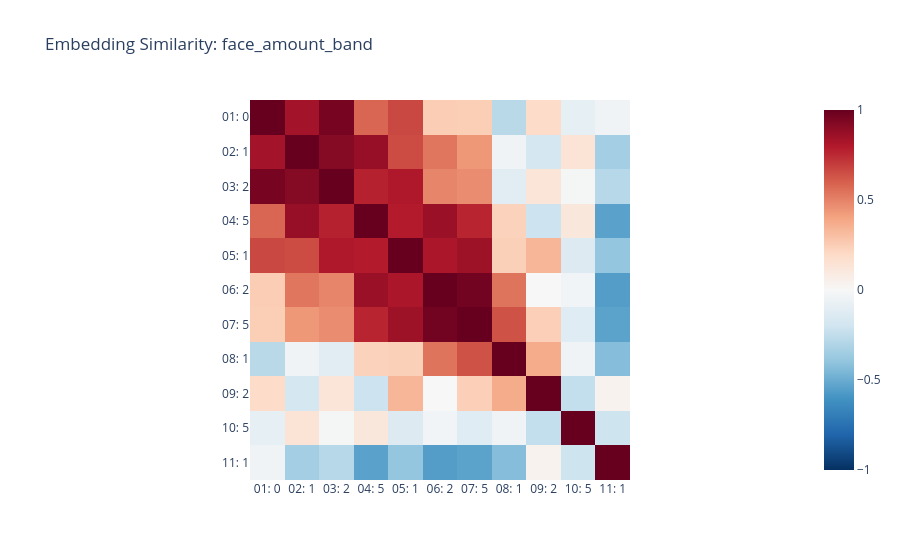

This figure's notebook cell:
### Markdown cell above
The relationships show that face amounts close to eachother are more similar to ones that are farther apart. The PCA analysis shows that the 5M+ face bands are the farthest apart from other face bands

### Code cell
model.embedding_plot_similarity("face_amount_band")

### Figure 1 — Plotly figure (JSON) as saved in the notebook; plotly's stock layout.template omitted (floating-point values rounded to 4 significant figures)
{"data": [{"coloraxis": "coloraxis", "hovertemplate": "x: %{x}<br>y: %{y}<br>color: %{z}<extra></extra>", "name": "0", "type": "heatmap", "x": ["01: 0 - 9,999", "02: 10,000 - 24,999", "03: 25,000 - 49,999", "04: 50,000 - 99,999", "05: 100,000 - 249,999", "06: 250,000 - 499,999", "07: 500,000 - 999,999", "08: 1,000,000 - 2,499,999", "09: 2,500,000 - 4,999,999", "10: 5,000,000 - 9,999,999", "11: 10,000,000+"], "xaxis": "x", "y": ["01: 0 - 9,999", "02: 10,000 - 24,999", "03: 25,000 - 49,999", "04: 50,000 - 99,999", "05: 100,000 - 249,999", "06: 250,000 - 499,999", "07: 500,000 - 999,999", "08: 1,000,000 - 2,499,999", "09: 2,500,000 - 4,999,999", "10: 5,000,000 - 9,999,999", "11: 10,000,000+"], "yaxis": "y", "z": [[1.0, 0.8399, 0.9568, 0.5813, 0.6673, 0.2514, 0.2485, -0.2759, 0.1855, -0.08942, -0.0396], [0.8399, 1.0, 0.9194, 0.8744, 0.6569, 0.5363, 0.4388, -0.03956, -0.1809, 0.1369, -0.3429], [0.9568, 0.9194, 1.0, 0.7754, 0.8068, 0.4942, 0.4732, -0.1091, 0.1311, -0.01576, -0.2812], [0.5813, 0.8744, 0.7754, 1.0, 0.7931, 0.8651, 0.7649, 0.2342, -0.2125, 0.1152, -0.543], [0.6673, 0.6569, 0.8068, 0.7931, 1.0, 0.8157, 0.8537, 0.2393, 0.3359, -0.139, -0.3926], [0.2514, 0.5363, 0.4942, 0.8651, 0.8157, 1.0, 0.968, 0.5424, -0.0007267, -0.03143, -0.5601], [0.2485, 0.4388, 0.4732, 0.7649, 0.8537, 0.968, 1.0, 0.6397, 0.2439, -0.1234, -0.5378], [-0.2759, -0.03956, -0.1091, 0.2342, 0.2393, 0.5424, 0.6397, 1.0, 0.3737, -0.04432, -0.431], [0.1855, -0.1809, 0.1311, -0.2125, 0.3359, -0.0007267, 0.2439, 0.3737, 1.0, -0.2441, 0.03876], [-0.08942, 0.1369, -0.01576, 0.1152, -0.139, -0.03143, -0.1234, -0.04432, -0.2441, 1.0, -0.2092], [-0.0396, -0.3429, -0.2812, -0.543, -0.3926, -0.5601, -0.5378, -0.431, 0.03876, -0.2092, 1.0]]}], "layout": {"coloraxis": {"cmax": 1, "cmin": -1, "colorscale": [[0, "rgb(5,48,97)"], [0.1, "rgb(33,102,172)"], [0.2, "rgb(67,147,195)"], [0.3, "rgb(146,197,222)"], [0.4, "rgb(209,229,240)"], [0.5, "rgb(247,247,247)"], [0.6, "rgb(253,219,199)"], [0.7, "rgb(244,165,130)"], [0.8, "rgb(214,96,77)"], [0.9, "rgb(178,24,43)"], [1, "rgb(103,0,31)"]]}, "title": {"text": "Embedding Similarity: face_amount_band"}, "xaxis": {"anchor": "y", "constrain": "domain", "domain": [0, 1], "scaleanchor": "y", "ticktext": ["01: 0", "02: 1", "03: 2", "04: 5", "05: 1", "06: 2", "07: 5", "08: 1", "09: 2", "10: 5", "11: 1"], "tickvals": [0, 1, 2, 3, 4, 5, 6, 7, 8, 9, 10]}, "yaxis": {"anchor": "x", "autorange": "reversed", "constrain": "domain", "domain": [0, 1], "ticktext": ["01: 0", "02: 1", "03: 2", "04: 5", "05: 1", "06: 2", "07: 5", "08: 1", "09: 2", "10: 5", "11: 1"], "tickvals": [0, 1, 2, 3, 4, 5, 6, 7, 8, 9, 10]}}}
